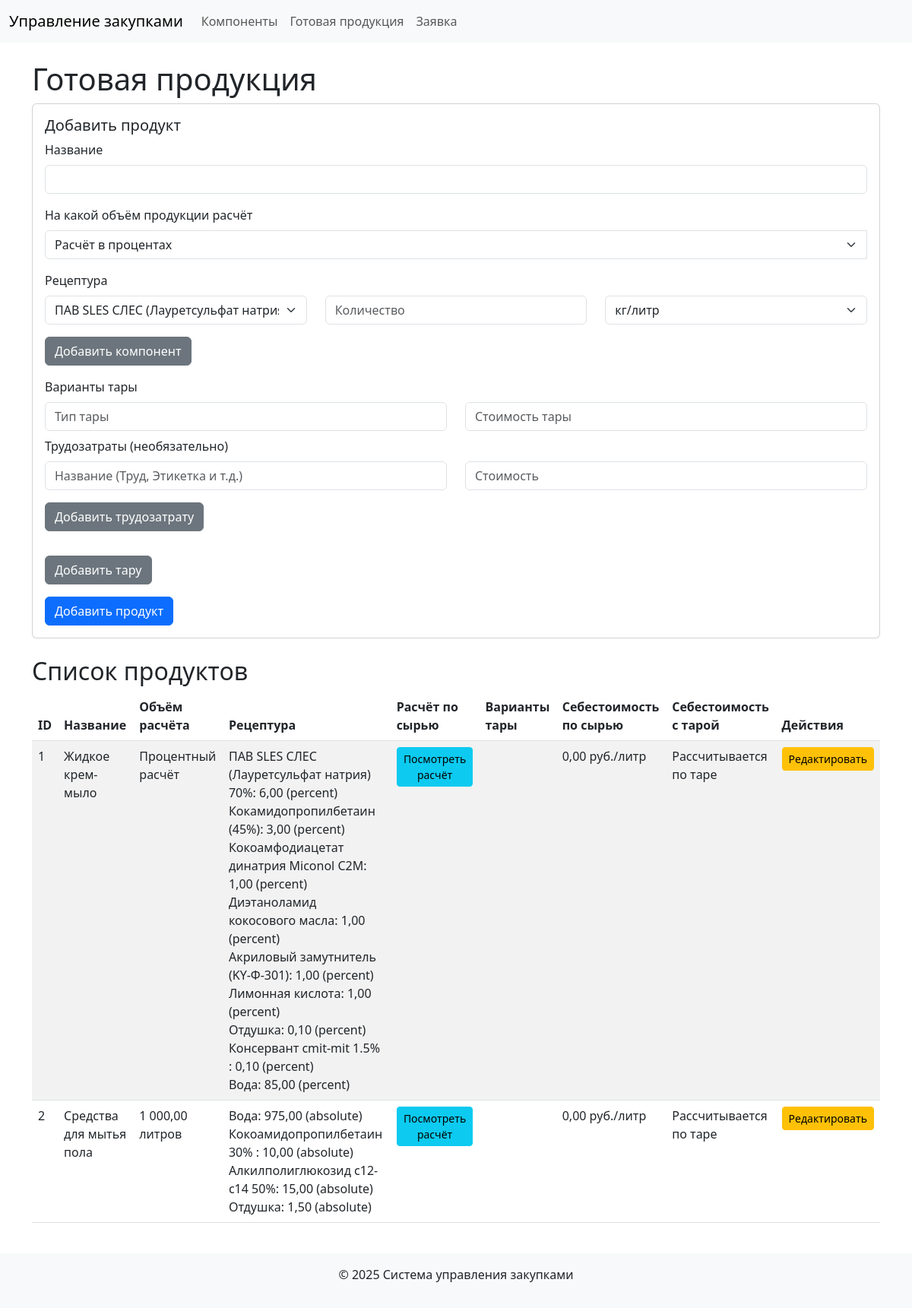
/products.php, run on the app's committed database.
### tables this page shows
CREATE TABLE `products` (
  `id` int(11) NOT NULL AUTO_INCREMENT,
  `name` varchar(255) NOT NULL,
  `target_volume` varchar(50) NOT NULL DEFAULT 'percent',
  `base_volume` decimal(10,2) DEFAULT '1000.00',
  PRIMARY KEY (`id`)
);

CREATE TABLE `recipes` (
  `id` int(11) NOT NULL AUTO_INCREMENT,
  `product_id` int(11) NOT NULL,
  `component_id` int(11) NOT NULL,
  `amount` decimal(10,2) NOT NULL,
  `amount_type` enum('percent','absolute') NOT NULL DEFAULT 'absolute',
  PRIMARY KEY (`id`),
  KEY `product_id` (`product_id`),
  KEY `component_id` (`component_id`),
  CONSTRAINT `recipes_ibfk_1` FOREIGN KEY (`product_id`) REFERENCES `products` (`id`) ON DELETE CASCADE,
  CONSTRAINT `recipes_ibfk_2` FOREIGN KEY (`component_id`) REFERENCES `components` (`id`) ON DELETE CASCADE
);

CREATE TABLE `components` (
  `id` int(11) NOT NULL AUTO_INCREMENT,
  `name` varchar(255) NOT NULL,
  `price_per_unit` decimal(10,2) NOT NULL,
  `unit` enum('kg','liter') NOT NULL DEFAULT 'kg',
  `is_container` tinyint(1) DEFAULT '0',
  `concentration` decimal(5,2) DEFAULT '100.00',
  PRIMARY KEY (`id`)
);

### cost_calculator.php (called while the page is built, shortened)
<?php
function calculateProductCost($pdo, $product_id, $total_volume = 1, $log_function = null) {
    $total_cost = 0;
    $components = [];
    $warnings = [];
    $stmt = $pdo->prepare("SELECT base_volume FROM products WHERE id = ?");
    $stmt->execute([$product_id]);
    $product = $stmt->fetch();
    $base_volume = $product['base_volume'] ?? 1000.00;
    $stmt = $pdo->prepare("
        SELECT r.component_id, r.amount, r.amount_type, c.name as component_name, c.price_per_unit, c.unit, c.is_container, c.concentration
        FROM recipes r
        JOIN components c ON r.component_id = c.id
        WHERE r.product_id = ?
    ");
    $stmt->execute([$product_id]);
    $recipes = $stmt->fetchAll();
    foreach ($recipes as $row) {
        $component_id = $row['component_id'];
        $amount = floatval($row['amount']);
        $amount_type = $row['amount_type'];
        $scale_factor = $total_volume / $base_volume;
        $adjusted_amount = ($amount_type == 'percent') ? $amount / 100 * $total_volume : $amount * $scale_factor;
        $components[$component_id] = [
            'name' => $row['component_name'],
            'amount' => $adjusted_amount,
            'price_per_unit' => floatval($row['price_per_unit']),
            'unit' => $row['unit'],
            'is_container' => $row['is_container'],
            'concentration' => $row['concentration'],
            'amount_type' => $amount_type
        ];
    }
    return [
        'components' => $components,
        'total_cost' => $total_cost,
        'warnings' => $warnings
    ];
}
?>

### products.php (the view, shortened to what this page needs)
<?php
include 'config.php';
include 'cost_calculator.php';
include 'header.php';
$components = $pdo->query("SELECT id, name FROM components")->fetchAll();
$products = $pdo->query("SELECT * FROM products")->fetchAll();
$edit_prod = null;
$edit_recipes = [];
?>
<h1>Готовая продукция</h1>
<div class="card mb-4">
    <div class="card-body">
        <h5 class="card-title"><?= $edit_prod ? 'Редактировать продукт' : 'Добавить продукт' ?></h5>
        <form method="post">
            <div class="mb-3">
                <label for="name" class="form-label">Название</label>
                <input type="text" class="form-control" id="name" name="name" value="<?= $edit_prod ? $edit_prod['name'] : '' ?>" required>
            </div>
            <div class="mb-3">
                <label for="target_volume" class="form-label">На какой объём продукции расчёт</label>
                <div class="input-group">
                    <select class="form-select" id="target_volume_select" name="target_volume_select" onchange="toggleVolumeInput(this)">
                        <option value="percent" <?= $edit_prod && $edit_prod['target_volume'] === 'percent' ? 'selected' : '' ?>>Расчёт в процентах</option>
                    </select>
                </div>
            </div>
            <div class="mb-3">
                <label class="form-label">Рецептура</label>
                <div id="recipes">
                    <?php if ($edit_prod && $edit_recipes): ?>
                        <?php foreach ($edit_recipes as $index => $rec): ?>
                            <div class="row mb-2">
                                <div class="col">
                                    <select class="form-select" name="recipes[<?= $index ?>][component_id]">
                                        <?php foreach ($components as $comp): ?>
                                            <option value="<?= $comp['id'] ?>" <?= $comp['id'] == $rec['component_id'] ? 'selected' : '' ?>><?= $comp['name'] ?></option>
                                        <?php endforeach; ?>
                                    </select>
                                </div>
                                <div class="col">
                                    <input type="number" step="0.01" class="form-control" name="recipes[<?= $index ?>][amount]" value="<?= number_format($rec['amount'], 2, ',', ' ') ?>" placeholder="Количество">
                                </div>
                                <div class="col">
                                    <select class="form-select" name="recipes[<?= $index ?>][amount_type]">
                                        <option value="absolute" <?= $rec['amount_type'] == 'absolute' ? 'selected' : '' ?>>кг/литр</option>
                                        <option value="percent" <?= $rec['amount_type'] == 'percent' ? 'selected' : '' ?>>%</option>
                                    </select>
                                </div>
                            </div>
                        <?php endforeach; ?>
                    <?php else: ?>
                        <div class="row mb-2">
                            <div class="col">
                                <select class="form-select" name="recipes[0][component_id]">
                                    <?php foreach ($components as $comp): ?>
                                        <option value="<?= $comp['id'] ?>"><?= $comp['name'] ?></option>
                                    <?php endforeach; ?>
                                </select>
                            </div>
                            <div class="col">
                                <input type="number" step="0.01" class="form-control" name="recipes[0][amount]" placeholder="Количество">
                            </div>
                            <div class="col">
                                <select class="form-select" name="recipes[0][amount_type]">
                                    <option value="absolute">кг/литр</option>
                                </select>
                            </div>
                        </div>
                    <?php endif; ?>
                </div>
                <button type="button" class="btn btn-secondary mt-2" onclick="addRecipe()">Добавить компонент</button>
            </div>
            <?php if (!$edit_prod):  ?>
            <div class="mb-3">
                <label class="form-label">Варианты тары</label>
                <div id="containers">
                    <div class="mb-4">
                        <div class="row mb-2">
                            <div class="col">
                                <input type="text" class="form-control" name="containers[0][type]" placeholder="Тип тары">
                            </div>
                            <div class="col">
                                <input type="number" step="0.01" class="form-control" name="containers[0][cost]" placeholder="Стоимость тары">
                            </div>
                        </div>
                        <div class="mt-2">
                            <label class="form-label">Трудозатраты (необязательно)</label>
                            <div id="labors_0">
                                <div class="row mb-2">
                                    <div class="col">
                                        <input type="text" class="form-control" name="containers[0][labors][0][name]" placeholder="Название (Труд, Этикетка и т.д.)">
                                    </div>
                                    <div class="col">
                                        <input type="number" step="0.01" class="form-control" name="containers[0][labors][0][cost]" placeholder="Стоимость">
                                    </div>
                                </div>
                            </div>
                            <button type="button" class="btn btn-secondary mt-2" onclick="addLabor(0)">Добавить трудозатрату</button>
                        </div>
                    </div>
                </div>
                <button type="button" class="btn btn-secondary mt-2" onclick="addContainer()">Добавить тару</button>
            </div>
            <?php endif; ?>
            <button type="submit" name="<?= $edit_prod ? 'edit_product' : 'add_product' ?>" class="btn btn-primary"><?= $edit_prod ? 'Сохранить изменения' : 'Добавить продукт' ?></button>
        </form>
    </div>
</div>
<h2>Список продуктов</h2>
<div class="table-responsive">
    <table class="table table-striped">
        <thead>
            <tr>
                <th>ID</th>
                <th>Название</th>
                <th>Объём расчёта</th>
                <th>Рецептура</th>
                <th>Расчёт по сырью</th>
                <th>Варианты тары</th>
                <th>Себестоимость по сырью</th>
                <th>Себестоимость с тарой</th>
                <th>Действия</th>
            </tr>
        </thead>
        <tbody>
            <?php foreach ($products as $prod): ?>
            <tr>
                <td><?= $prod['id'] ?></td>
                <td><?= $prod['name'] ?></td>
                <td><?= $prod['target_volume'] === 'percent' ? 'Процентный расчёт' : number_format($prod['target_volume'], 2, ',', ' ') . ' литров' ?></td>
                <td>
                    <?php
                    $recipes = $pdo->prepare("SELECT r.*, c.name, c.price_per_unit, c.unit FROM recipes r JOIN components c ON r.component_id = c.id WHERE r.product_id = ?");
                    $recipes->execute([$prod['id']]);
                    $recipes_data = $recipes->fetchAll();
                    foreach ($recipes_data as $rec) {
                        echo "<div>{$rec['name']}: " . number_format($rec['amount'], 2, ',', ' ') . " ({$rec['amount_type']})</div>";
                    }
                    ?>
                </td>
                <td>
                    <a href="recipe_details.php?product_id=<?= $prod['id'] ?>" class="btn btn-sm btn-info">Посмотреть расчёт</a>
                </td>
                <td>
                </td>
                <td>
                    <?php
                    $cost_data = calculateProductCost($pdo, $prod['id']);
                    $raw_cost = $cost_data['cost'];
                    echo number_format($raw_cost, 2, ',', ' ') . " руб./литр";
                    ?>
                </td>
                <td>Рассчитывается по таре</td>
                <td>
                    <a href="products.php?edit=<?= $prod['id'] ?>" class="btn btn-sm btn-warning">Редактировать</a>
                </td>
            </tr>
            <?php endforeach; ?>
        </tbody>
    </table>
</div>
<?php include 'footer.php'; ?>

### header.php (shortened to what this page needs)
<!DOCTYPE html>
<html lang="ru">
<head>
    <link href="https://cdn.jsdelivr.net/npm/bootstrap@5.3.0/dist/css/bootstrap.min.css" rel="stylesheet">
</head>
<body>
    <nav class="navbar navbar-expand-lg navbar-light bg-light">
        <div class="container-fluid">
            <a class="navbar-brand" href="index.php">Управление закупками</a>
            <div class="collapse navbar-collapse" id="navbarNav">
                <ul class="navbar-nav">
                    <li class="nav-item">
                        <a class="nav-link" href="components.php">Компоненты</a>
                    </li>
                    <li class="nav-item">
                        <a class="nav-link" href="products.php">Готовая продукция</a>
                    </li>
                    <li class="nav-item">
                        <a class="nav-link" href="orders.php">Заявка</a>
                    </li>
                </ul>
            </div>
        </div>
    </nav>
    <div class="container mt-4">

### footer.php (shortened to what this page needs)
    </div>
    <footer class="bg-light text-center py-3 mt-4">
        <p>&copy; <?= date('Y') ?> Система управления закупками</p>
    </footer>
</body>
</html>

### data on the page
products: id "1", name "Жидкое крем-мыло", target_volume "Процентный расчёт", raw_cost "0,00"
recipes: component.name "ПАВ SLES СЛЕС (Лауретсульфат натрия) 70%", amount "6,00", amount_type "percent"
recipes: component.name "Кокамидопропилбетаин (45%)", amount "3,00", amount_type "percent"
recipes: component.name "Кокоамфодиацетат динатрия Miconol C2M", amount "1,00", amount_type "percent"
recipes: component.name "Диэтаноламид кокосового масла", amount "1,00", amount_type "percent"
recipes: component.name "Акриловый замутнитель (KY-Ф-301)", amount "1,00", amount_type "percent"
recipes: component.name "Лимонная кислота", amount "1,00", amount_type "percent"
recipes: component.name "Отдушка", amount "0,10", amount_type "percent"
recipes: component.name "Консервант cmit-mit 1.5%", amount "0,10", amount_type "percent"
recipes: component.name "Вода", amount "85,00", amount_type "percent"
products: id "2", name "Средства для мытья пола", target_volume "1 000,00", raw_cost "0,00"
recipes: component.name "Вода", amount "975,00", amount_type "absolute"
recipes: component.name "Кокоамидопропилбетаин 30%", amount "10,00", amount_type "absolute"
recipes: component.name "Алкилполиглюкозид с12-с14 50%", amount "15,00", amount_type "absolute"
recipes: component.name "Отдушка", amount "1,50", amount_type "absolute"

### other printed values
form field value "ПАВ SLES СЛЕС (Лауретсульфат натрия) 70%"
